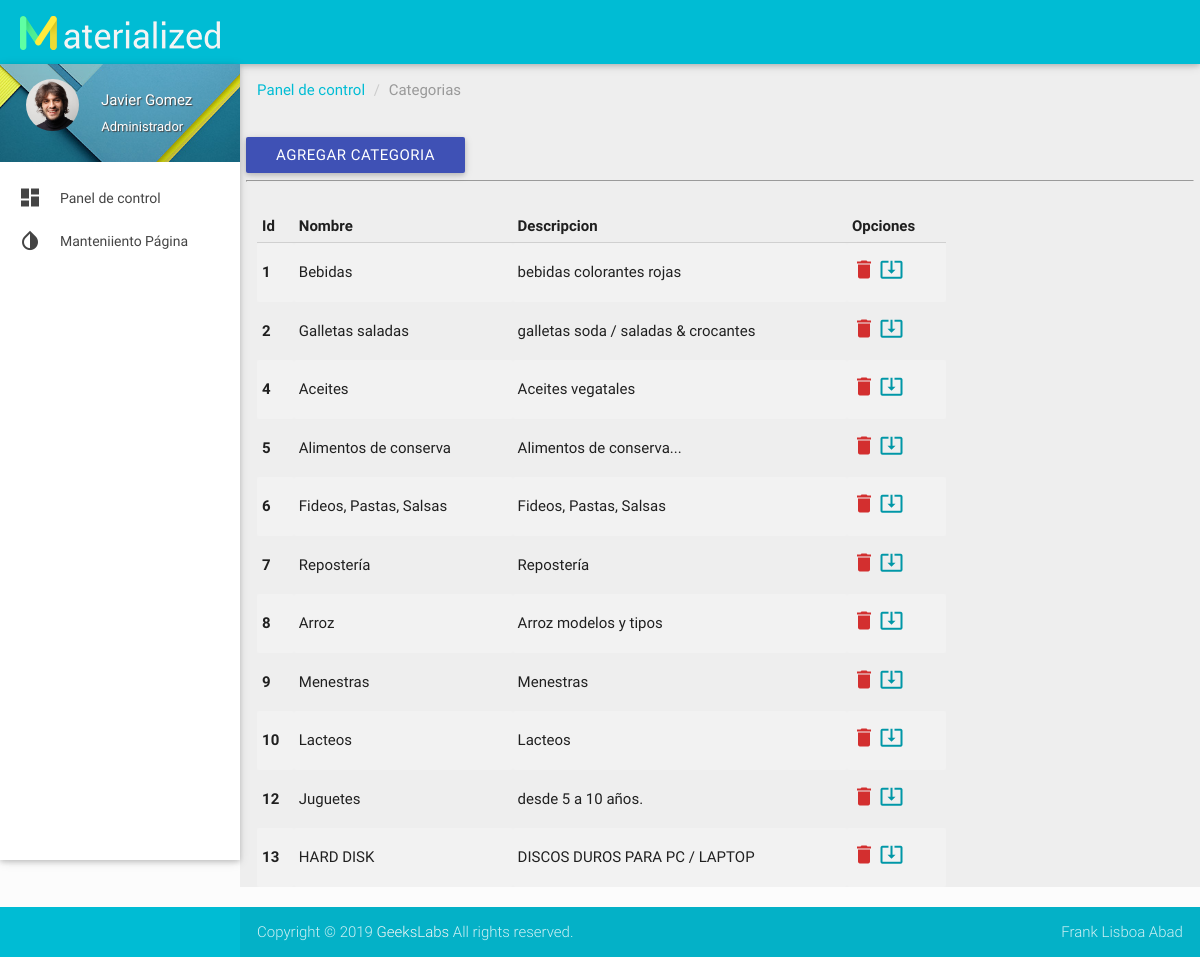
/Administracion/categorias/categorias.php (signed in), run on the app's committed database.
### tables this page shows
CREATE TABLE `category` (
  `id` int(11) NOT NULL AUTO_INCREMENT,
  `nombre` varchar(255) DEFAULT NULL,
  `descripcion` varchar(255) DEFAULT NULL,
  `estado` bit(1) DEFAULT NULL,
  PRIMARY KEY (`id`)
);

### Administracion/categorias/categorias.php (the view, shortened to what this page needs)
<?php
include('../conexion/conexion.php');
if (isset($_SESSION['admin'])) {
    $usser = $_SESSION['admin'];
    $sql_leer_category = 'SELECT * FROM category  where estado=1';
    $sentencia_category = $pdo->prepare($sql_leer_category);
    $sentencia_category->execute();
    $resultado_category = $sentencia_category->fetchAll();
}
?>
<!DOCTYPE html>
<html lang="es">
<head>
    <link href="../css/materialize.css" type="text/css" rel="stylesheet" media="screen,projection">
    <link href="../css/style.css" type="text/css" rel="stylesheet" media="screen,projection">
  <link href="../css/prism.css" type="text/css" rel="stylesheet" media="screen,projection">
  <link href="../js/plugins/perfect-scrollbar/perfect-scrollbar.css" type="text/css" rel="stylesheet" media="screen,projection">
  <link href="../js/plugins/chartist-js/chartist.min.css" type="text/css" rel="stylesheet" media="screen,projection">
</head>
<body>
    <header id="header" class="page-topbar">
        <div class="navbar-fixed">
            <nav class="cyan">
                <div class="nav-wrapper">
                    <h1 class="logo-wrapper"><a href="/" class="brand-logo darken-1"><img src="../images/materialize-logo.png" alt="materialize logo"></a> <span class="logo-text">Materialize</span></h1>
                </div>
            </nav>
        </div>
    </header>
    <div id="main">
        <div class="wrapper">
            <aside id="left-sidebar-nav">
                <ul id="slide-out" class="side-nav fixed leftside-navigation">
                    <li class="user-details cyan darken-2">
                        <div class="row">
                            <div class="col col s4 m4 l4">
                                <img src="../images/avatar.jpg" alt="" class="circle responsive-img valign profile-image">
                            </div>
                            <div class="col col s8 m8 l8">
                                <a class="btn-flat dropdown-button waves-effect waves-light white-text profile-btn" href="#" data-activates="profile-dropdown"><?php echo $usser; ?><i class="mdi-navigation-arrow-drop-down right"></i></a>
                                <p class="user-roal">Administrador</p>
                            </div>
                        </div>
                    </li>
                    <li class="bold"><a href="administracion.php" class="waves-effect waves-cyan"><i class="mdi-action-dashboard"></i>Panel de control </a>
                    </li>
                    <li class="no-padding">
                    <ul class="collapsible collapsible-accordion">
                        <li class="bold"><a class="collapsible-header waves-effect waves-cyan"><i class="mdi-action-invert-colors"></i> Manteniiento Página</a>
                        </li>
                    </ul>
            </aside>
        </div>
        <div id="breadcrumbs-wrapper" class=" grey lighten-3">
          <div class="container">
            <div class="row">
              <div class="col s12 m12 l12">
                <ol class="breadcrumb">
                    <li><a href="../administracion.php">Panel de control</a></li>
                    <li class="active">Categorias</li>
                </ol>
              </div>
            </div>
            <div class="row">
                <a href="addcategoria.php" class="btn waves-effect waves-light indigo">Agregar Categoria</a>
                <hr>
            </div>
            <div id="striped-table">
              <div class="row">
                <div class="col s12 m8 l9">
                  <table class="striped">
                    <thead>
                      <tr>
                        <th data-field="id">Id</th>
                        <th data-field="name">Nombre</th>
                        <th data-field="descripcion">Descripcion</th>
                        <th data-field="descripcion">Opciones</th>
                      </tr>
                    </thead>
                    <tbody>
                    <?php foreach ($resultado_category as $item): ?>
                        <tr>
                        <th scope="row"> <?php echo $item['id']; ?> </th>
                        <td> <?=  $item['nombre']; ?> </td>
                        <td> <?=  $item['descripcion']; ?> </td>
                        <td>
                            <a href="delete.php?id=<?php echo $item['id'] ?>"><i class="mdi-action-delete red-text text-darken-2"></i> </a>
                            <a href="updatecategoria.php?id=<?php echo $item['id'] ?>"> <i class="mdi-action-system-update-tv cyan-text text-darken-2 "> </i> </a>
                        </td>
                        </tr>
                    <?php endforeach ?>
                    </tbody>
                  </table>
                </div>
              </div>
            </div>
          </div>
        </div>
    </div>
    <footer class="page-footer">
        <div class="footer-copyright">
            <div class="container">
                Copyright © 2019 <a class="grey-text text-lighten-4" href="http://themeforest.net/user/geekslabs/portfolio?ref=geekslabs" target="_blank">GeeksLabs</a> All rights reserved.
                <span class="right"> Frank Lisboa Abad<a class="grey-text text-lighten-4" href="#!"> </a></span>
            </div>
        </div>
    </footer>
</body>
</html>

### Administracion/css/style.css (style rules this page uses)
body { background-color: #fcfcfc; }
#main, footer { padding-left: 240px; }
.container { padding: 0 0.5rem; margin: 0 auto; max-width: 100% !important; width: 98%; }
@media only screen and (min-width: 601px) { .container { width: 98%; } }
@media only screen and (min-width: 993px) { .container { width: 98%; } }
h1.logo-wrapper { margin: 0px 0px; }
header .brand-logo { margin: 5px 0px; padding: 0 20px; }
ul.side-nav.fixed { top: 64px; }
.side-nav a { line-height: 42px; height: 42px; }
#left-sidebar-nav { position: fixed; width: 100px; left: 180px; z-index: 999; height: auto; }
#slide-out li a i { line-height: inherit; width: 2rem; font-size: 1.6rem; display: block; float: left; text-align: center; margin-right: 1rem; }
ul.side-nav li { padding: 0; }
ul.side-nav .collapsible-header { margin: 0; }
ul.side-nav.fixed { overflow: hidden; }
ul.side-nav.fixed li { line-height: 44px; }
ul.side-nav.fixed li a { font-size: 14px; font-weight: 400; }
ul.side-nav.fixed ul.collapsible-accordion { background-color: #FFF; }
ul.side-nav.fixed li.user-details { background: url(../images/user-bg.jpg) no-repeat center center; -webkit-background-size: cover; -moz-background-size: cover; -o-background-size: cover; background-size: cover; margin-bottom: 15px; padding: 15px 0px 0px 15px; }
.user-details .row { margin: 0; }
ul.side-nav.fixed .profile-btn { margin: 0; text-transform: capitalize; padding: 0; text-shadow: 1px 1px 1px #444; font-size: 15px; }
.user-roal { color: #fff; margin-top: -16px; font-size: 13px; text-shadow: 1px 1px 1px #444; }
.bold > a { font-weight: bold; }
.breadcrumb { padding: 0px; margin: 15px 0px; list-style: none; }
.breadcrumb > li { display: inline-block; }
.breadcrumb a { color: #00bcd4; }
.breadcrumb .active { font-weight: normal; color: #999; }
.breadcrumb > li + li:before { padding: 0 5px; color: #ccc; content: "/\00a0"; }
#flotchart td, th { padding: 5px; }
.collapsible-header { font-weight: 500; }
footer.page-footer { padding-top: 0px; }

### data on the page
category: id "1", nombre "Bebidas", descripcion "bebidas colorantes rojas"
category: id "2", nombre "Galletas saladas", descripcion "galletas soda / saladas & crocantes"
category: id "4", nombre "Aceites", descripcion "Aceites vegatales"
category: id "5", nombre "Alimentos de conserva", descripcion "Alimentos de conserva..."
category: id "6", nombre "Fideos, Pastas, Salsas", descripcion "Fideos, Pastas, Salsas"
category: id "7", nombre "Repostería", descripcion "Repostería"
category: id "8", nombre "Arroz", descripcion "Arroz modelos y tipos"
category: id "9", nombre "Menestras", descripcion "Menestras"
category: id "10", nombre "Lacteos", descripcion "Lacteos"
category: id "12", nombre "Juguetes", descripcion "desde 5 a 10 años."
category: id "13", nombre "HARD DISK", descripcion "DISCOS DUROS PARA PC / LAPTOP"

### other printed values
$usser "Javier Gomez"
